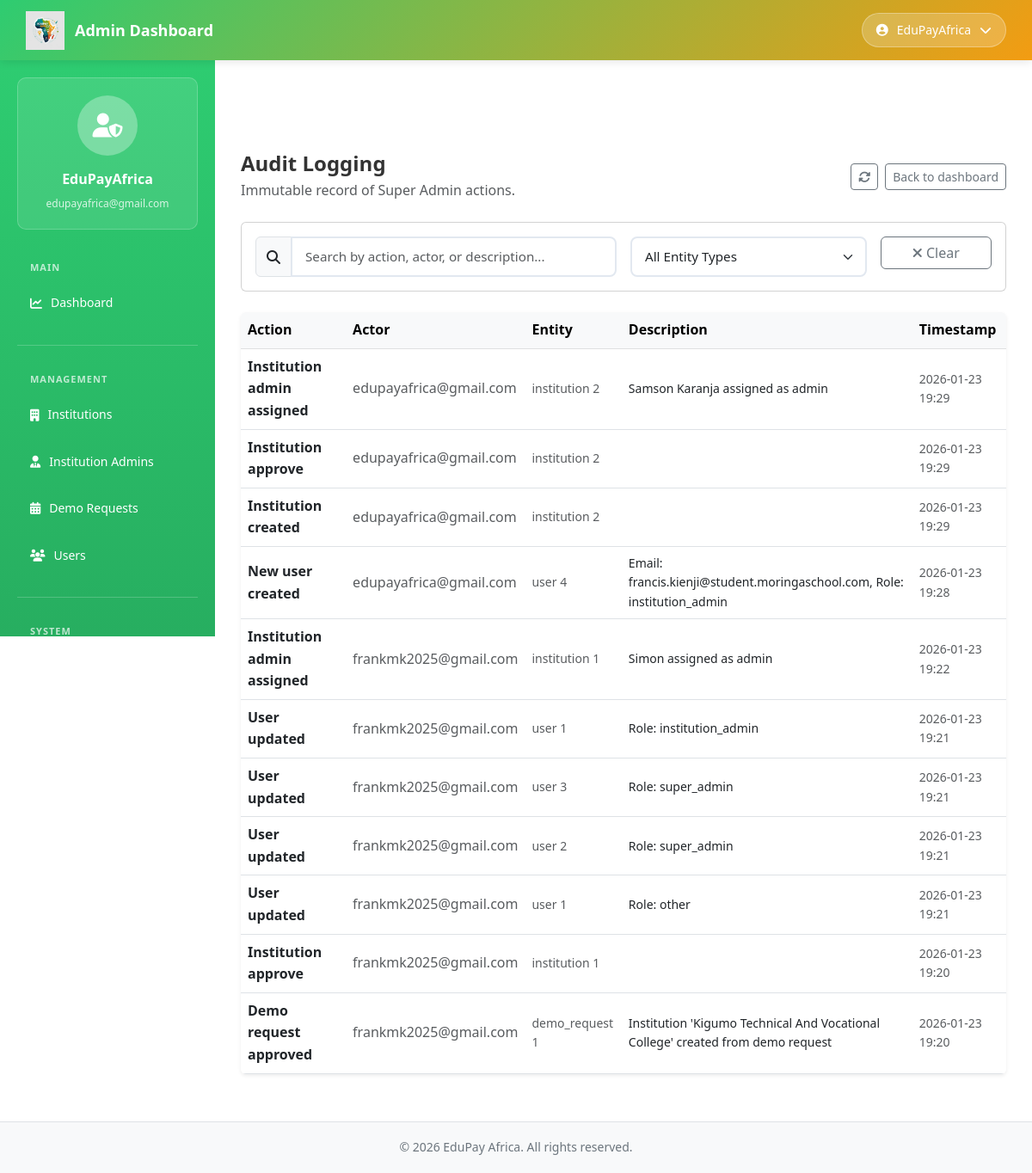
The page /platform-admin/audit-logs/ (signed in) on the database as committed earlier.
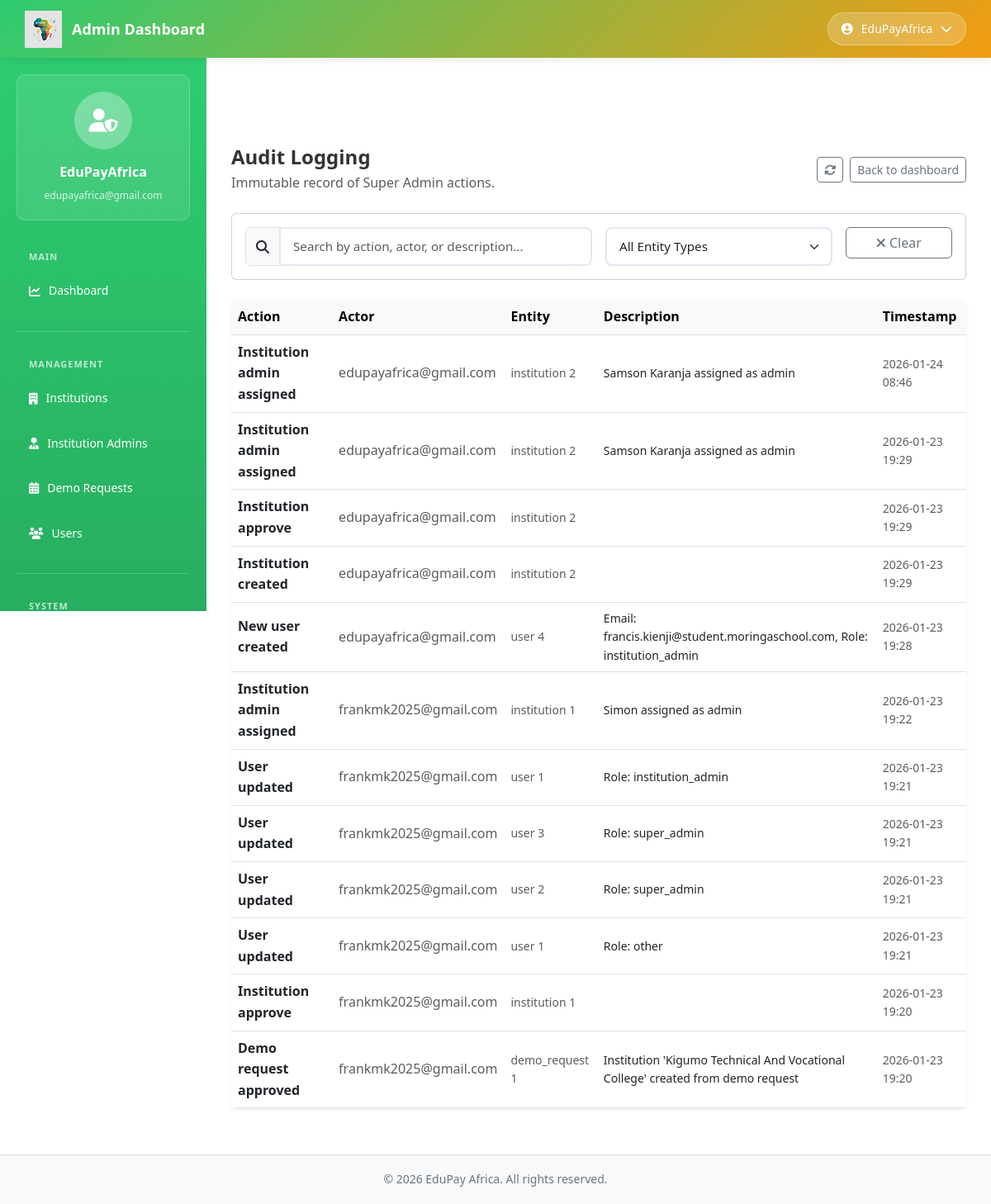
The same page on the database as committed later.
### platform_admin/models.py (models this page shows, shortened)
class AuditLog(models.Model):
	action = models.CharField(max_length=255)
	actor = models.ForeignKey(User, on_delete=models.SET_NULL, null=True, blank=True)
	entity_type = models.CharField(max_length=100, blank=True)
	entity_id = models.CharField(max_length=100, blank=True)
	description = models.TextField(blank=True)
	created_at = models.DateTimeField(auto_now_add=True)
	class Meta:
		ordering = ["-created_at"]
		verbose_name = "Audit Log"
		verbose_name_plural = "Audit Logs"

### platform_admin/views.py (the view)
# urls.py: path("audit-logs/", views.audit_logs, name="audit_logs"),
@login_required
@super_admin_required
def audit_logs(request):
	logs = AuditLog.objects.select_related("actor").all()
	return render(request, "platform_admin/audit_logs.html", {"logs": logs})

### EduPayAfrica/context_processors.py (called while the page is built)
def firebase_config(request):
    return {
        'firebase_config': settings.FIREBASE_CONFIG
    }

### platform_admin/views.py (called while the page is built)
def _super_admin_check(user):
	return user.is_authenticated and user.is_active and user.is_staff and user.is_superuser

### platform_admin/templates/platform_admin/audit_logs.html (shortened to what this page needs)
{% extends "platform_admin/base_admin.html" %}
{% block admin_content %}
    <div class="d-flex justify-content-between align-items-center mb-4">
        <div>
            <h1 class="h4 fw-bold mb-1">Audit Logging</h1>
            <p class="text-muted mb-0">Immutable record of Super Admin actions.</p>
        </div>
        <div class="d-flex gap-2">
            <button class="btn btn-outline-secondary btn-sm" onclick="window.location.reload()" title="Refresh">
                <i class="fas fa-sync-alt"></i>
            </button>
            <a class="btn btn-outline-secondary btn-sm" href="{% url 'platform_admin:dashboard' %}">Back to dashboard</a>
        </div>
    </div>
    <div class="card mb-4">
        <div class="card-body">
            <div class="row g-3">
                <div class="col-md-6">
                    <div class="input-group">
                        <span class="input-group-text"><i class="fas fa-search"></i></span>
                        <input type="text" id="searchInput" class="form-control" placeholder="Search by action, actor, or description...">
                    </div>
                </div>
                <div class="col-md-4">
                    <select id="entityFilter" class="form-select">
                        <option value="">All Entity Types</option>
                    </select>
                </div>
                <div class="col-md-2">
                    <button id="clearFilters" class="btn btn-outline-secondary w-100">
                        <i class="fas fa-times"></i> Clear
                    </button>
                </div>
            </div>
        </div>
    </div>
    <div class="table-responsive shadow-sm rounded bg-white">
        <table class="table align-middle mb-0">
            <thead class="table-light">
                <tr>
                    <th>Action</th>
                    <th>Actor</th>
                    <th>Entity</th>
                    <th>Description</th>
                    <th>Timestamp</th>
                </tr>
            </thead>
            <tbody>
                {% for log in logs %}
                <tr>
                    <td class="fw-semibold">{{ log.action }}</td>
                    <td class="text-muted">{{ log.actor }}</td>
                    <td class="small text-muted">{{ log.entity_type }} {{ log.entity_id }}</td>
                    <td class="small">{{ log.description }}</td>
                    <td class="small text-muted">{{ log.created_at|date:"Y-m-d H:i" }}</td>
                </tr>
                {% empty %}
                <tr><td colspan="5" class="text-center text-muted py-4">No audit events captured yet.</td></tr>
                {% endfor %}
            </tbody>
        </table>
{% endblock %}

Rows that differ between the two databases and show on the page:
added AuditLog: action "Institution admin assigned", actor "edupayafrica@gmail.com", entity_type "institution", entity_id "2", description "Samson Karanja assigned as admin", created_at "2026-01-24 08:46"
